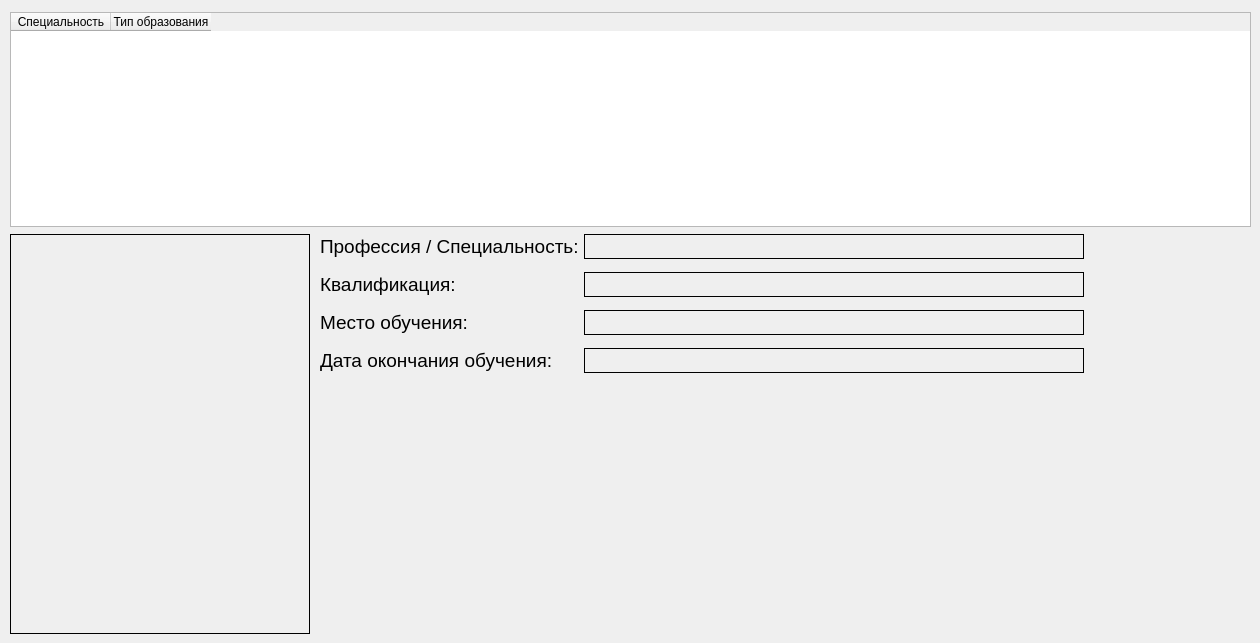
     <widget class="QWidget" name="tab_2">
      <attribute name="title">
       <string>Образование</string>
      </attribute>
      <widget class="QTableWidget" name="tw_education">
       <property name="geometry">
        <rect>
         <x>10</x>
         <y>12</y>
         <width>1241</width>
         <height>215</height>
        </rect>
       </property>
       <property name="editTriggers">
        <set>QAbstractItemView::EditTrigger::NoEditTriggers</set>
       </property>
       <property name="selectionMode">
        <enum>QAbstractItemView::SelectionMode::NoSelection</enum>
       </property>
       <property name="verticalScrollMode">
        <enum>QAbstractItemView::ScrollMode::ScrollPerPixel</enum>
       </property>
       <property name="showGrid">
        <bool>true</bool>
       </property>
       <property name="sortingEnabled">
        <bool>false</bool>
       </property>
       <attribute name="horizontalHeaderShowSortIndicator" stdset="0">
        <bool>false</bool>
       </attribute>
       <attribute name="horizontalHeaderStretchLastSection">
        <bool>false</bool>
       </attribute>
       <attribute name="verticalHeaderVisible">
        <bool>false</bool>
       </attribute>
       <column>
        <property name="text">
         <string>Специальность</string>
        </property>
       </column>
       <column>
        <property name="text">
         <string>Тип образования</string>
        </property>
       </column>
      </widget>
      <widget class="QLabel" name="label_14">
       <property name="geometry">
        <rect>
         <x>320</x>
         <y>272</y>
         <width>155</width>
         <height>25</height>
        </rect>
       </property>
       <property name="font">
        <font>
         <pointsize>14</pointsize>
        </font>
       </property>
       <property name="text">
        <string>Квалификация:</string>
       </property>
      </widget>
      <widget class="QLabel" name="label_15">
       <property name="geometry">
        <rect>
         <x>320</x>
         <y>234</y>
         <width>257</width>
         <height>25</height>
        </rect>
       </property>
       <property name="font">
        <font>
         <pointsize>14</pointsize>
        </font>
       </property>
       <property name="text">
        <string>Профессия / Специальность:</string>
       </property>
      </widget>
      <widget class="QLabel" name="label_16">
       <property name="geometry">
        <rect>
         <x>320</x>
         <y>348</y>
         <width>239</width>
         <height>25</height>
        </rect>
       </property>
       <property name="font">
        <font>
         <pointsize>14</pointsize>
        </font>
       </property>
       <property name="text">
        <string>Дата окончания обучения:</string>
       </property>
      </widget>
      <widget class="QLabel" name="label_17">
       <property name="geometry">
        <rect>
         <x>320</x>
         <y>310</y>
         <width>157</width>
         <height>25</height>
        </rect>
       </property>
       <property name="font">
        <font>
         <pointsize>14</pointsize>
        </font>
       </property>
       <property name="text">
        <string>Место обучения:</string>
       </property>
      </widget>
      <widget class="QLabel" name="lb_eduDoc">
       <property name="geometry">
        <rect>
         <x>10</x>
         <y>234</y>
         <width>300</width>
         <height>400</height>
        </rect>
       </property>
       <property name="frameShape">
        <enum>QFrame::Shape::Box</enum>
       </property>
       <property name="text">
        <string/>
       </property>
       <property name="scaledContents">
        <bool>true</bool>
       </property>
      </widget>
      <widget class="QLabel" name="lb_qualification">
       <property name="geometry">
        <rect>
         <x>584</x>
         <y>272</y>
         <width>500</width>
         <height>25</height>
        </rect>
       </property>
       <property name="font">
        <font>
         <pointsize>14</pointsize>
        </font>
       </property>
       <property name="frameShape">
        <enum>QFrame::Shape::Box</enum>
       </property>
       <property name="text">
        <string/>
       </property>
      </widget>
      <widget class="QLabel" name="lb_eduPlace">
       <property name="geometry">
        <rect>
         <x>584</x>
         <y>310</y>
         <width>500</width>
         <height>25</height>
        </rect>
       </property>
       <property name="font">
        <font>
         <pointsize>14</pointsize>
        </font>
       </property>
       <property name="frameShape">
        <enum>QFrame::Shape::Box</enum>
       </property>
       <property name="text">
        <string/>
       </property>
      </widget>
      <widget class="QLabel" name="lb_profession">
       <property name="geometry">
        <rect>
         <x>584</x>
         <y>234</y>
         <width>500</width>
         <height>25</height>
        </rect>
       </property>
       <property name="font">
        <font>
         <pointsize>14</pointsize>
        </font>
       </property>
       <property name="frameShape">
        <enum>QFrame::Shape::Box</enum>
       </property>
       <property name="text">
        <string/>
       </property>
      </widget>
      <widget class="QLabel" name="lb_eduDate">
       <property name="geometry">
        <rect>
         <x>584</x>
         <y>348</y>
         <width>500</width>
         <height>25</height>
        </rect>
       </property>
       <property name="font">
        <font>
         <pointsize>14</pointsize>
        </font>
       </property>
       <property name="frameShape">
        <enum>QFrame::Shape::Box</enum>
       </property>
       <property name="text">
        <string/>
       </property>
      </widget>
     </widget>
